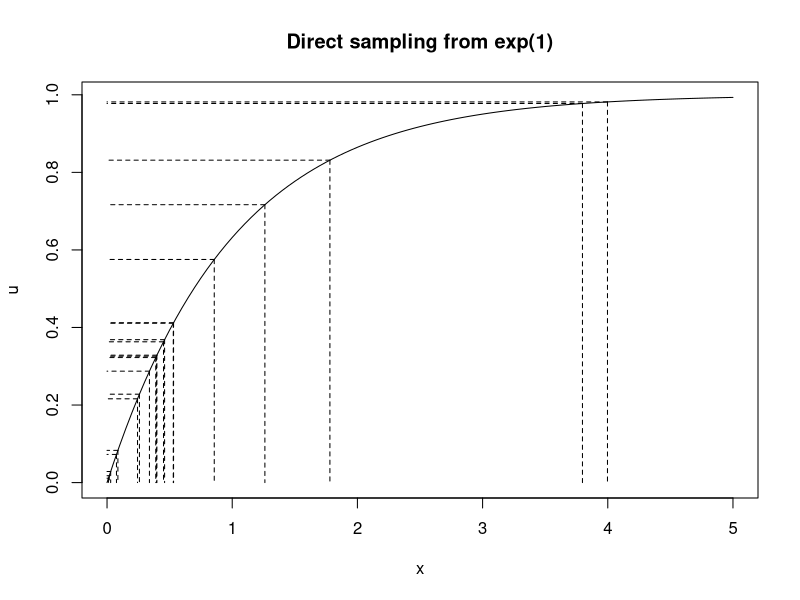

Here is the R script that generated this plot: (Note: this script raises an error after producing the figure.)
## ---- chunk 1
lambda <- 1
u <- runif(20)
x <- -1/lambda * log(1 - u)
curve(1 - exp(-x), 0, 5, ylab = 'u',
      main = 'Direct sampling from exp(1)')
for (i in 1:length(x)){
  lines(c(x[i], x[i]), c(u[i], 0), lty = 'dashed')
  lines(c(x[i], 0), c(u[i], u[i]), lty = 'dashed')
}
## ---- chunk 2
library(ggplot2)
cggplot(data.frame(x=runif(1000, -6, 6)), aes(x)) +
  stat_function(fun=dnorm,  aes(colour = 'Normal')) +
  stat_function(fun=dt, args = list(df = 2), aes(colour = 't'))  +
  scale_colour_manual("分布", values = c("red",  "green"), labels = c('N(0, 1)', expression(t[2]))) +
  ylab('密度')
## ---- chunk 3
iter <- 10000
k <- 0
X <- vector()

# 计算 M
fg <- function(x){dnorm(x)/dt(x, df = 2)}
M <- optim(1, fg, method = 'BFGS',
           control = list(fnscale = -1))$value

# 拒绝抽样
for (i in seq_len(iter)){
  u <- runif(1)
  x <- rt(1, 2)
  alpha <- dnorm(x)/(dt(x, df = 2) * M)
  if (u <= alpha){
    X[k] <- x
    k <- k + 1
  }
}

# 计算接受概率
cat('接受概率为', k/iter, ' \n')
cat('1/M = ', 1/M, ' \n')

# 直方图
hist(X, prob = TRUE)
curve(dnorm, add = TRUE, col = "red")
